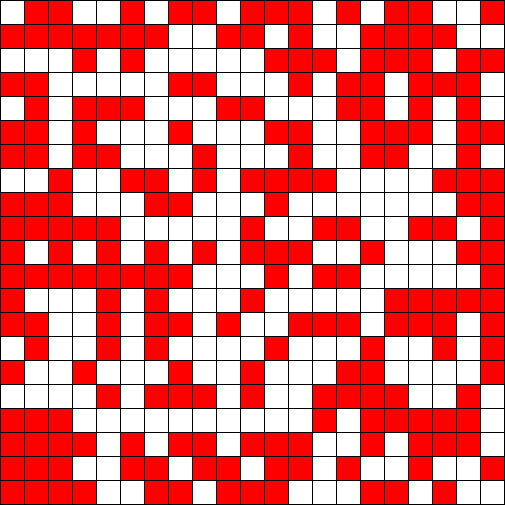
Frame 1 (no input)
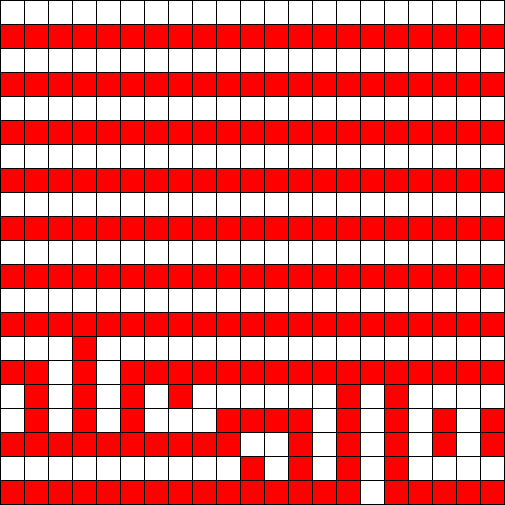
Frame 60 (the mouse pressed at the canvas centre just before this capture)
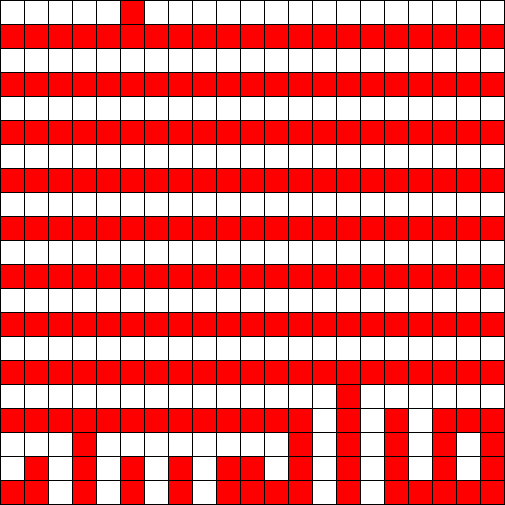
Frame 120 (the mouse held since frame 60 and released just before this capture)

The Processing sketch that drew these frames (run headless with seeded random() and noise(); from frame 60 on, the mouse is pressed at the canvas centre):

// Processing sketch: symulacja3b
// ── symulacja3b.pde
//Control parameters
float Ones=0.5; //How many "ones" in the array
int N=21;       //array side

//For visualisation
int S=20;       //cell width & height

//2D "World" of individuals
int A[][] = new int[N][N];

//Initialisation
void setup()
{
  size(505,505);
  S=width/N;
  frameRate(100);//Nie za szybko
  for(int i=0;i<N;i++)
   for(int j=0;j<N;j++)
   if( random(0,1) < Ones )
    A[i][j]=1;
    else
    A[i][j]=-1;
}

int Step=0;
void DoMonteCarloStep()//Implementation of dynamic
{
   println("Step "+Step);
   for(int a=0;a<N*N;a++) //as many times as number of cells 
   {
     int i=int(random(N));
     int j=int(random(N));
     
     int impact=0; //Calculate summ of impacts
     for(int m=i-1;m<=i+1;m++)
      for(int n=j-1;n<=j+1;n++)
      {
        int p=(m+N)%N;
        int r=(n+N)%N;
        impact+=A[p][r];
      }
  
     if(impact>=0)//Reversed reaction!!!
       A[i][j]=-1;
       else
       A[i][j]=1;    
   }
   Step++;//Counting of steps
}

//Running - visualisation and dynamics
int frame=0;
void draw()
{
 //print((frame++)+" ");//Counting of frames
 for(int i=0;i<N;i++)//visualisation
  for(int j=0;j<N;j++)
  {
    if(A[i][j]==1)
    {
      fill(255,0,0);
    }
    else
    {
      fill(255);
    }
    rect(i*S,j*S,S,S);
  }  
  
  DoMonteCarloStep();//dynamics
 /*  
  if(mousePressed==true)//if something on input
  {
      DoMonteCarloStep();//dynamics
      mousePressed=false;//A jakby to wykomentować?
  } */
}
